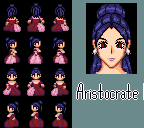

A 2D game scene composited from a Tiled map and its tileset images. What follows is a short description and the map's XML, with every tile layer's data as written:
An orthogonal 6x4 tile map with 24x32 px tiles, 1 tile layer (Tile Layer 1).

<map version="1.2" tiledversion="1.3.1" orientation="orthogonal" renderorder="right-down" compressionlevel="-1" width="6" height="4" tilewidth="24" tileheight="32" infinite="0" nextlayerid="2" nextobjectid="1">
 <tileset firstgid="1" source="Aristocrate-F-03 light.tsx" />
 <layer id="1" name="Tile Layer 1" width="6" height="4">
  <data encoding="csv">
1,2,3,4,5,6,
7,8,9,10,11,12,
13,14,15,16,17,18,
19,20,21,22,23,24
</data>
 </layer>
</map>
